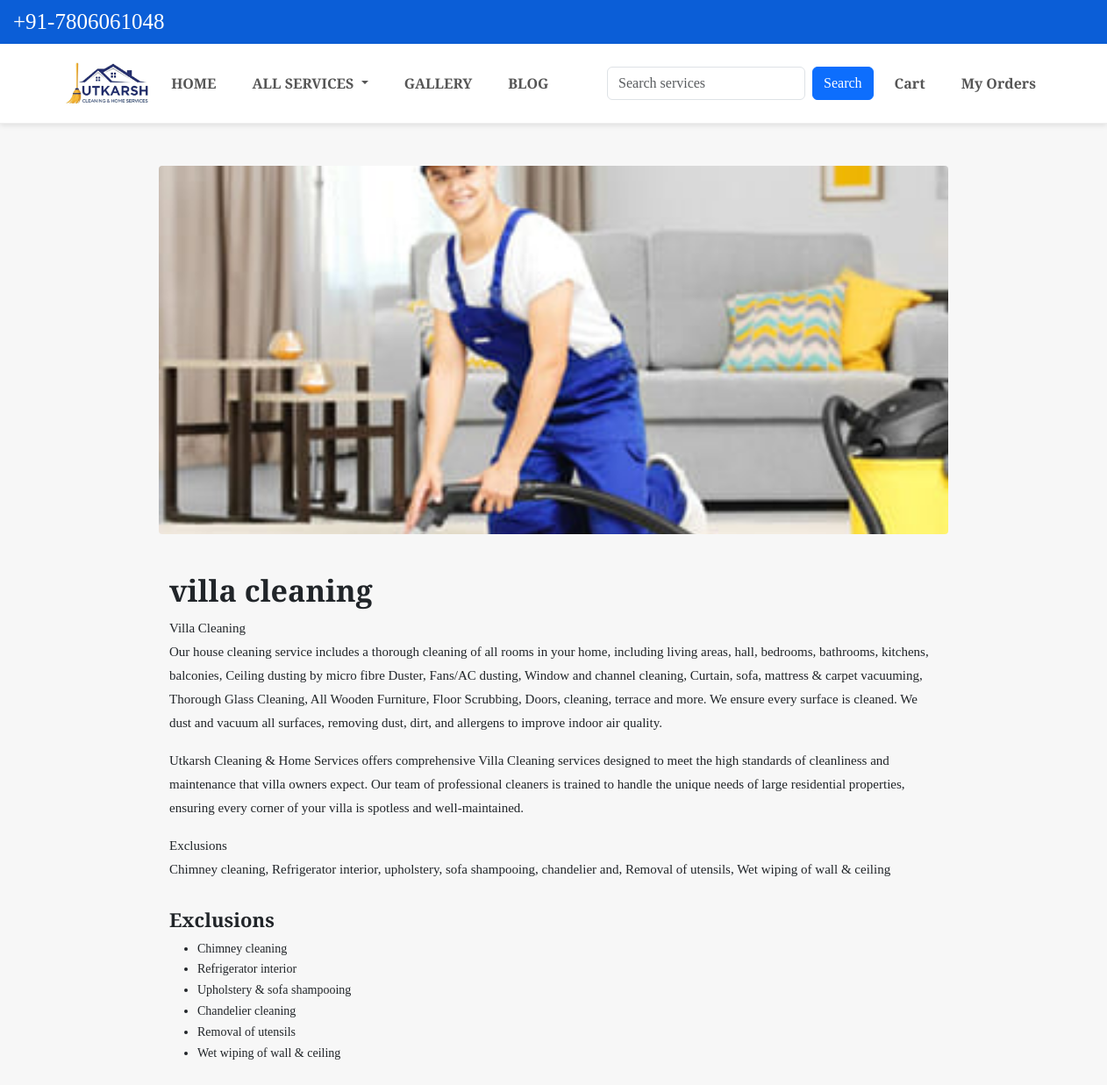
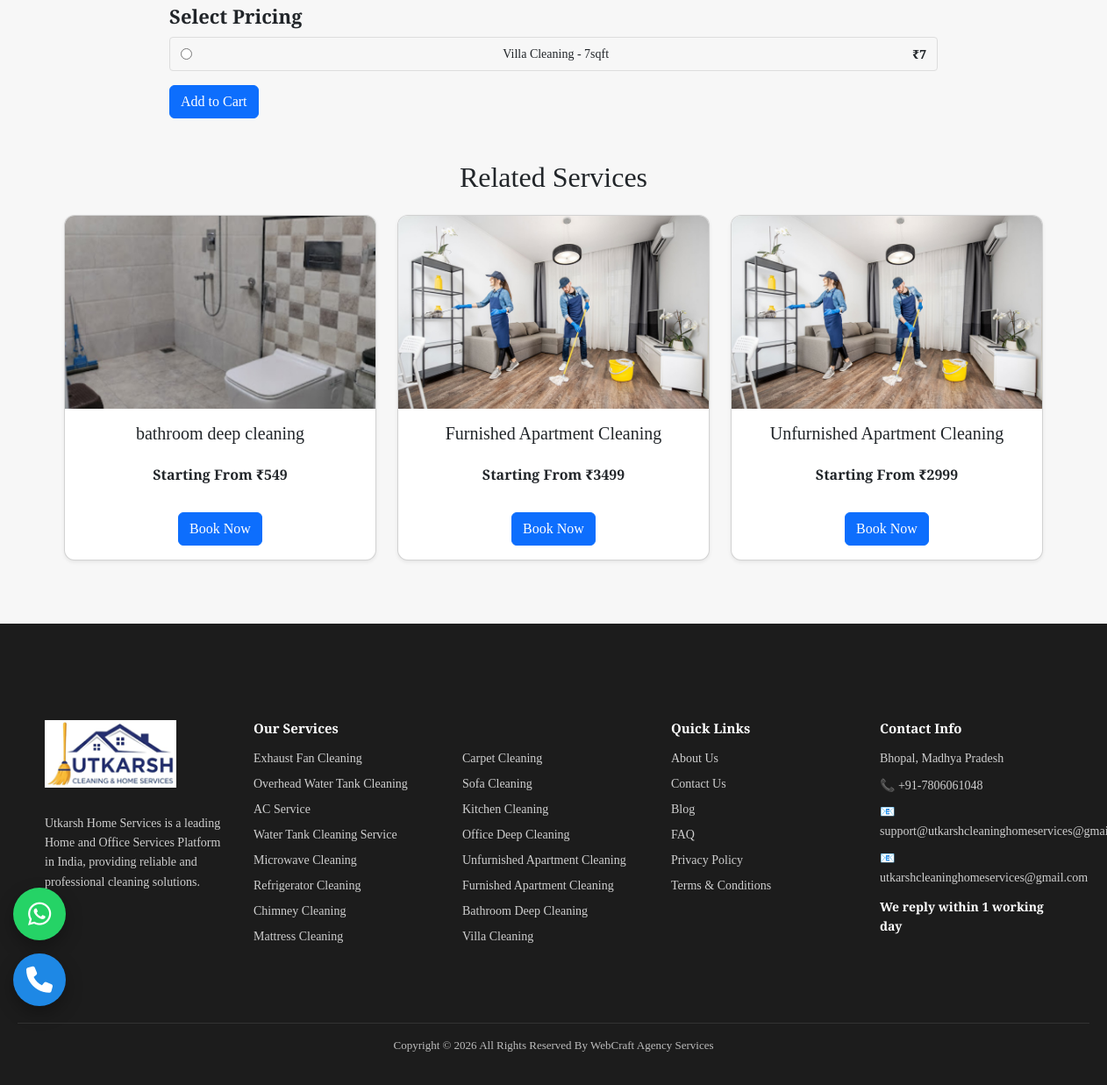
Screenshot of /product-detail/1 with the database file from the repository (2 pictures, top to bottom).
### app/models.py (models this page shows, shortened)
class Product(models.Model):
    title = models.CharField(max_length=100)
    selling_price = models.FloatField(null=True, blank=True)
    discounted_price = models.FloatField(null=True, blank=True)
    description = models.TextField(blank=True)
    category = models.CharField(choices=CATEGORY_CHOICES, max_length=3)
    product_image = models.ImageField(upload_to='productimg', blank=True, null=True)
    is_service = models.BooleanField(default=False)

class ServicePrice(models.Model):
    product = models.ForeignKey(
        Product,
        on_delete=models.CASCADE,
        related_name='prices'
    )
    option = models.CharField(max_length=100)
    price = models.PositiveIntegerField()

### app/views.py (the view)
# urls.py: path('product-detail/<int:pk>', views.ProductDetailView.as_view(), name='product-detail'),
class ProductDetailView(View):
    def get(self, request, pk):
        product = get_object_or_404(Product, pk=pk)
        item_already_in_cart = False
        if request.session.session_key:
            item_already_in_cart = Cart.objects.filter(
                product=product,
                session_key=request.session.session_key
            ).exists()
        reviews = Review.objects.filter(product=product).order_by('-created_at')
        related_products = Product.objects.filter(
            category=product.category
        ).exclude(id=product.id)[:3]
        return render(request, 'app/productdetail.html', {
            'product': product,
            'item_already_in_cart': item_already_in_cart,
            'reviews': reviews,
            'related_products': related_products   # 🔥 IMPORTANT
        })

### app/context_processors.py (called while the page is built)
def cart_count(request):
    count = 0
    if request.session.session_key:
        count = Cart.objects.filter(
            session_key=request.session.session_key
        ).count()
    return {'cart_count': count}

def all_services(request):
    services = Product.objects.all()   # 🔥 TEMP: filter hata do
    return {'all_services': services}

### app/templates/app/productdetail.html (shortened to what this page needs)
{% extends 'app/base.html' %}
{% load static %}
{% block main-content %}
<div class="container my-5">
  <div class="row mb-4">
    <div class="col-12 text-center">
      {% if product.product_image %}
        <img src="{{ product.product_image.url }}"
             class="img-fluid service-image">
      {% endif %}
    </div>
  </div>
  <div class="row">
    <div class="col-12 service-content">
      <h1 class="service-title">{{ product.title }}</h1>
      <div class="service-description">
        {{ product.description|linebreaks }}
      </div>
      {% if product.is_service %}
        <h3 class="section-title">Exclusions</h3>
        <ul class="exclusions">
          <li>Chimney cleaning</li>
          <li>Refrigerator interior</li>
          <li>Upholstery & sofa shampooing</li>
          <li>Chandelier cleaning</li>
          <li>Removal of utensils</li>
          <li>Wet wiping of wall & ceiling</li>
        </ul>
      {% endif %}
      <form action="{% url 'add-to-cart' %}" method="get">
        {% if product.is_service %}
          <h3 class="section-title">Select Pricing</h3>
          <div class="pricing-box">
            {% for p in product.prices.all %}
              <label class="price-item">
                <input type="radio"
                       name="price_id"
                       value="{{ p.id }}"
                       required>
                <span>{{ p.option }}</span>
                <strong>₹{{ p.price }}</strong>
              </label>
            {% endfor %}
          </div>
        {% endif %}
        <div class="mt-3">
          <button class="btn btn-primary">
            Add to Cart
          </button>
        </div>
      </form>
    </div>
  </div>
</div>
{% if related_products %}
<div class="container my-5">
  <h2 class="text-center mb-4">Related Services</h2>
  <div class="row">
    {% for p in related_products %}
    <div class="col-md-4 mb-4">
      <div class="card shadow-sm h-100">
        <img src="{{ p.product_image.url }}"
             class="card-img-top"
             style="height:220px; object-fit:cover;">
        <div class="card-body text-center">
          <h5>{{ p.title }}</h5>
          {% if p.is_service %}
              {% with p.prices.first as first_price %}
                {% if first_price %}
                  <p class="fw-bold">
                    Starting From ₹{{ first_price.price }}
                  </p>
                {% endif %}
              {% endwith %}
          {% else %}
              <p class="fw-bold">
                ₹{{ p.discounted_price }}
              </p>
          {% endif %}
          <a href="{% url 'product-detail' p.id %}"
             class="btn btn-primary">
            Book Now
          </a>
        </div>
      </div>
    </div>
    {% endfor %}
  </div>
</div>
{% endif %}
{% endblock %}

### app/static/app/css/style.css (style rules this page uses)
body { margin:0; background:#f5f5f5; }
* { margin:0; padding:0; box-sizing:border-box; }
body { background:#e7ede8 }
* { margin: 0; padding: 0; box-sizing: border-box; }
body { background: #f7f7f7; }
.card { background: #fff; border-radius: 12px; overflow: hidden; box-shadow: 0 4px 10px rgba(0,0,0,0.1); text-align: center; }
.card img { width: 100%; height: 200px; object-fit: cover; }
.card p { padding: 15px; font-weight: 600; }
html, body, h1, h2, h3, h4, h5, h6, p, span, a, li, ul, ol, div, section, article, button, input, textarea, select, label, small, strong, em, .navbar, .nav-link, .dropdown-item, .card, .card-title, .card-text, .footer, footer { font-family: "Libre Baskerville", serif !important; }

### app/templates/app/base.html (style rules this page uses)
html, body { font-family: "Libre Baskerville", serif; }

### app/templates/app/productdetail.html (style rules this page uses)
* { font-family:"Times New Roman", Times, serif; }
.service-image { width:100%; max-width:900px; max-height:420px; object-fit:cover; border-radius:4px; }
.service-content { max-width:900px; margin:auto; }
.service-title { font-size:34px; font-weight:bold; margin:20px 0 10px; }
.service-description { font-size:15px; line-height:1.8; margin-bottom:20px; }
.section-title { font-size:22px; font-weight:bold; margin-top:30px; }
.exclusions li { font-size:14px; line-height:1.7; }
.pricing-box { margin-top:10px; }
.price-item { display:flex; justify-content:space-between; align-items:center; border:1px solid #ddd; padding:8px 12px; border-radius:4px; margin-bottom:8px; font-size:14px; cursor:pointer; }
.price-item input { margin-right:8px; }

### rows the page displays
Product: product_image (picture), title "villa cleaning", description "Villa Cleaning Our house cleaning service includes a thorough cleaning of all rooms in your home, including living areas, hall, bedrooms, bathrooms, kitchens, balconies, Ceiling dusting by micro fibre Duster, Fans/AC dusting, Window and channel cleaning, Curtain, sofa, mattress & carpet vacuuming, Thorough Glass Cleaning, All Wooden Furniture, Floor Scrubbing, Doors, cleaning, terrace and more. We ensure every surface is cleaned. We dust and vacuum all surfaces, removing dust, dirt, and allergens to improve indoor air quality. Utkarsh Cleaning & Home Services offers comprehensive Villa Cleaning services designed to meet the high standards of cleanliness and maintenance that villa owners…"
ServicePrice: option "Villa Cleaning - 7sqft", price "7"
Product: product_image (picture), title "bathroom deep cleaning", prices.first.price "549"
Product: product_image (picture), title "Furnished Apartment Cleaning", prices.first.price "3499"
Product: product_image (picture), title "Unfurnished Apartment Cleaning", prices.first.price "2999"
